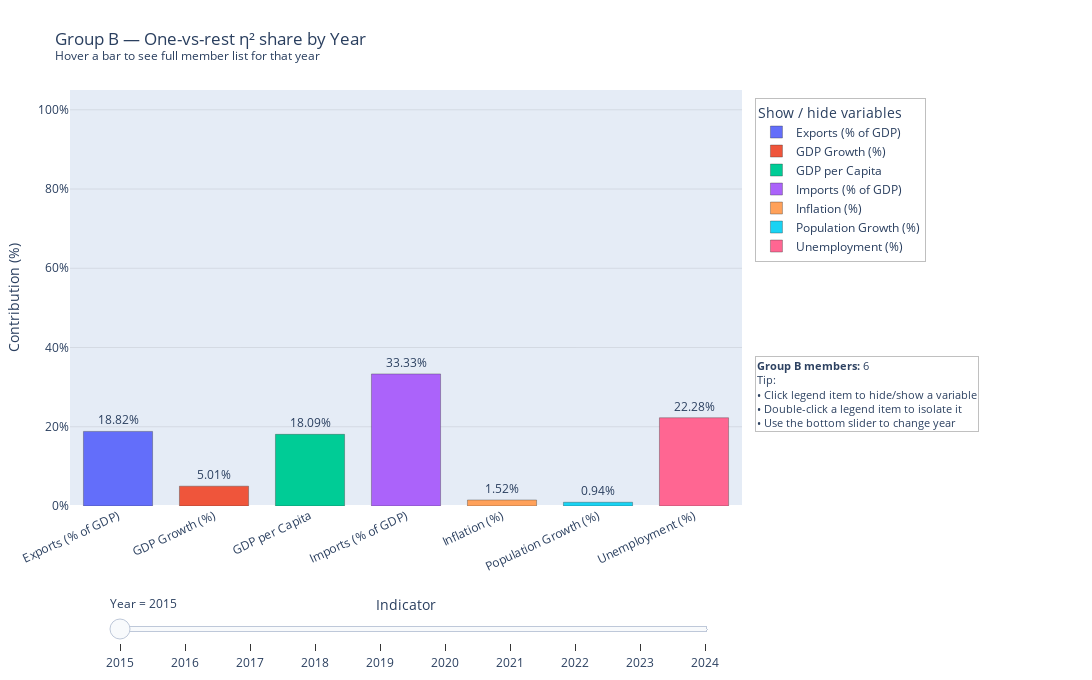

Notebook cell for this chart:
### Code cell
# --- Imports
import os
import numpy as np
import pandas as pd
import plotly.graph_objects as go

# --- Robust path for CSV
CANDIDATES = ["WDI_Grouped.csv", "/mnt/data/WDI_Grouped.csv"]
csv_path = next((p for p in CANDIDATES if os.path.exists(p)), None)
if csv_path is None:
    raise FileNotFoundError("WDI_Grouped.csv not found.")

# --- Load
df = pd.read_csv(csv_path)
assert {"Country Name","Year","Group"}.issubset(df.columns)
df["Year"] = pd.to_numeric(df["Year"], errors="coerce").astype("Int64")

# Indicator mapping
raw_to_label = {
    "Exports_GDP_percent": "Exports (% of GDP)",
    "GDP growth (annual %)": "GDP Growth (%)",
    "GDP_per_capita": "GDP per Capita",
    "Imports_GDP_percent": "Imports (% of GDP)",
    "Inflation, consumer prices (annual %)": "Inflation (%)",
    "Population_growth_percent": "Population Growth (%)",
    "Unemployment, total (% of total labor force) (national estimate)": "Unemployment (%)",
}
ind_cols    = list(raw_to_label.keys())
disp_labels = [raw_to_label[c] for c in ind_cols]

# ---------------------------
# Core metrics (two modes)
# ---------------------------
def one_vs_rest_shares_by_year(dyear: pd.DataFrame, focus_prefix: str):
    """方案A：把Group二值化为 focus vs rest，按二分类算η²后做当年归一化为份额（和=100%）"""
    vals = {}
    for col in ind_cols:
        m = dyear[col].notna() & dyear["Group"].notna()
        if m.sum() < 3:
            vals[col] = np.nan
            continue
        sub = dyear.loc[m, [col, "Group"]].copy()
        sub["bin"] = sub["Group"].astype(str).str.startswith(focus_prefix)
        x = sub[col].astype(float)
        overall = x.mean()
        ss_total = ((x - overall) ** 2).sum()
        if ss_total <= 0 or (~sub["bin"]).sum() == 0 or sub["bin"].sum() == 0:
            vals[col] = np.nan
            continue
        mu1 = x[sub["bin"]].mean()
        mu0 = x[~sub["bin"]].mean()
        n1  = int(sub["bin"].sum())
        n0  = int((~sub["bin"]).sum())
        ss_between = n1 * (mu1 - overall) ** 2 + n0 * (mu0 - overall) ** 2
        vals[col] = float(ss_between / ss_total)

    denom = np.nansum(list(vals.values()))
    shares = {raw_to_label[c]: (vals[c] / denom * 100.0) if (denom > 0 and pd.notna(vals[c])) else np.nan
              for c in ind_cols}
    return shares

def group_share_by_year(dyear: pd.DataFrame, focus_prefix: str):
    """方案B：取聚焦组在各指标上的SSB项，再在当年内对该组7个指标归一化（和=100%）"""
    ssb_focus = {}
    for col in ind_cols:
        m = dyear[col].notna() & dyear["Group"].notna()
        if m.sum() < 3:
            ssb_focus[col] = np.nan
            continue
        x = dyear.loc[m, col].astype(float)
        g = dyear.loc[m, "Group"]
        overall = x.mean()
        part = 0.0
        for glabel, sub in x.groupby(g):
            mu = sub.mean(); n = sub.shape[0]
            term = n * (mu - overall) ** 2
            if str(glabel).startswith(focus_prefix):
                part += term
        ssb_focus[col] = float(part)

    denom = np.nansum(list(ssb_focus.values()))
    shares = {raw_to_label[c]: (ssb_focus[c] / denom * 100.0) if (denom > 0 and pd.notna(ssb_focus[c])) else np.nan
              for c in ind_cols}
    return shares

def compute_shares(df, focus_prefix: str, MODE="one_vs_rest"):
    years = sorted(int(y) for y in df["Year"].dropna().unique())
    rows = []
    for y in years:
        dyear = df[df["Year"] == y]
        if MODE == "one_vs_rest":
            shares = one_vs_rest_shares_by_year(dyear, focus_prefix)
        else:
            shares = group_share_by_year(dyear, focus_prefix)
        for var_label, s in shares.items():
            rows.append({"Year": y, "Variable": var_label, "Share (%)": s})
    return pd.DataFrame(rows)

# ---------------------------
# Helper: group membership text
# ---------------------------
def _wrap_lines(names, per_line=6):
    names = list(names)
    return "<br>".join("; ".join(names[i:i+per_line]) for i in range(0, len(names), per_line)) or "(no members)"

def members_by_year(prefix):
    d = (df[df["Group"].astype(str).str.startswith(prefix, na=False)]
         .groupby("Year")["Country Name"]
         .apply(lambda s: sorted(set(x for x in s.dropna())))
         .to_dict())
    return {y: _wrap_lines(v, 6) for y, v in d.items()}, {y: (len(v) if isinstance(v, list) else 0) for y, v in d.items()}

def build_side_tip(prefix, year, cnt):
    return dict(
        x=1.02, y=0.36, xref="paper", yref="paper", xanchor="left", yanchor="top",
        showarrow=False, align="left",
        text=(f"<b>{prefix} members:</b> {cnt}<br>Tip:<br>"
              "• Click legend item to hide/show a variable<br>"
              "• Double-click a legend item to isolate it<br>"
              "• Use the bottom slider to change year"),
        font=dict(size=11), bgcolor="rgba(255,255,255,0.92)",
        bordercolor="rgba(0,0,0,0.25)", borderwidth=1, opacity=0.98
    )

# ---------------------------
# Figure builder (B or C)
# ---------------------------
def plot_group(prefix="Group B", MODE="one_vs_rest"):
    share_df = compute_shares(df, prefix, MODE=MODE)
    members_text, member_count = members_by_year(prefix)
    years = sorted(share_df["Year"].unique())
    init_year = years[0]

    def _to_text(yval):
        return f"{yval:.2f}%" if (yval is not None and np.isfinite(yval)) else ""

    fig = go.Figure()
    # Initial traces (one bar per variable -> can toggle in legend)
    for var in disp_labels:
        yseries = share_df.loc[(share_df["Year"] == init_year) & (share_df["Variable"] == var), "Share (%)"]
        y_val = float(yseries.iloc[0]) if not yseries.empty and pd.notna(yseries.iloc[0]) else None
        fig.add_trace(go.Bar(
            x=[var], y=[y_val], name=var,
            text=[_to_text(y_val)], textposition="outside", cliponaxis=False,
            customdata=[[init_year, members_text.get(init_year, "(no members)"), member_count.get(init_year, 0)]],
            hovertemplate=(
                "<b>%{x}</b><br>"
                "Year: %{customdata[0]}<br>"
                "One-vs-rest share for "+prefix+": %{y:.2f}%<br><br>"
                "<b>"+prefix+" members (%{customdata[2]})</b>:<br>%{customdata[1]}"
                "<extra></extra>"
            ),
            marker_line=dict(width=1, color="rgba(50,50,50,0.35)")
        ))

    # Frames
    frames = []
    for y in years:
        fdata = []
        for var in disp_labels:
            yseries = share_df.loc[(share_df["Year"] == y) & (share_df["Variable"] == var), "Share (%)"]
            y_val = float(yseries.iloc[0]) if not yseries.empty and pd.notna(yseries.iloc[0]) else None
            fdata.append(go.Bar(
                x=[var], y=[y_val], name=var,
                text=[_to_text(y_val)], textposition="outside", cliponaxis=False,
                customdata=[[y, members_text.get(y, "(no members)"), member_count.get(y, 0)]],
            ))
        frames.append(go.Frame(name=str(y), data=fdata, layout=go.Layout(annotations=[build_side_tip(prefix, y, member_count.get(y, 0))])))
    fig.frames = frames

    # Slider
    steps = [{"args": [[str(y)], {"frame": {"duration": 0, "redraw": True}, "mode": "immediate"}],
              "label": str(y), "method": "animate"} for y in years]
    sliders = [{"active": 0, "yanchor": "top", "xanchor": "left",
                "currentvalue": {"prefix": "Year = "}, "pad": {"t": 36},
                "len": 0.90, "x": 0.06, "y": -0.12, "steps": steps}]

    title_mode = "One-vs-rest η² share" if MODE=="one_vs_rest" else f"{prefix} SSB-share across indicators"
    fig.update_layout(
        title=(f"{prefix} — {title_mode} by Year"
               "<br><sup>Hover a bar to see full member list for that year</sup>"),
        xaxis_title="Indicator",
        yaxis_title=("Contribution (%)"),
        xaxis=dict(title_standoff=26, tickangle=-25, automargin=True),
        yaxis=dict(range=[0, 105], ticksuffix="%", gridcolor="rgba(0,0,0,0.08)"),
        bargap=0.28,
        width=1100, height=680,
        margin=dict(l=70, r=350, t=90, b=160),
        sliders=sliders,
        legend=dict(
            title="Show / hide variables",
            orientation="v", yanchor="top", y=0.98, xanchor="left", x=1.02,
            bgcolor="rgba(255,255,255,0.92)", bordercolor="rgba(0,0,0,0.25)", borderwidth=1,
            itemclick="toggle", itemdoubleclick="toggleothers", font=dict(size=12),
        ),
        hoverlabel=dict(align="left"),
        uniformtext_mode="hide", uniformtext_minsize=9,
        annotations=[build_side_tip(prefix, init_year, member_count.get(init_year, 0))]
    )
    fig.show()

# 运行：分别画 B 和 C
MODE = "one_vs_rest"   # 或 "group_share"
plot_group(prefix="Group B", MODE=MODE)
# plot_group(prefix="Group C", MODE=MODE)

### Figure 1 — Plotly figure (JSON) as saved in the notebook; plotly's stock layout.template omitted (floating-point values rounded to 4 significant figures)
{"data": [{"cliponaxis": false, "customdata": [[2015, "Cambodia; Japan; Korea, Dem. People's Rep.; Lao PDR; Mongolia; New Caledonia", 6]], "hovertemplate": "<b>%{x}</b><br>Year: %{customdata[0]}<br>One-vs-rest share for Group B: %{y:.2f}%<br><br><b>Group B members (%{customdata[2]})</b>:<br>%{customdata[1]}<extra></extra>", "marker": {"line": {"color": "rgba(50,50,50,0.35)", "width": 1}}, "name": "Exports (% of GDP)", "text": ["18.82%"], "textposition": "outside", "type": "bar", "x": ["Exports (% of GDP)"], "y": [18.82]}, {"cliponaxis": false, "customdata": [[2015, "Cambodia; Japan; Korea, Dem. People's Rep.; Lao PDR; Mongolia; New Caledonia", 6]], "hovertemplate": "<b>%{x}</b><br>Year: %{customdata[0]}<br>One-vs-rest share for Group B: %{y:.2f}%<br><br><b>Group B members (%{customdata[2]})</b>:<br>%{customdata[1]}<extra></extra>", "marker": {"line": {"color": "rgba(50,50,50,0.35)", "width": 1}}, "name": "GDP Growth (%)", "text": ["5.01%"], "textposition": "outside", "type": "bar", "x": ["GDP Growth (%)"], "y": [5.011]}, {"cliponaxis": false, "customdata": [[2015, "Cambodia; Japan; Korea, Dem. People's Rep.; Lao PDR; Mongolia; New Caledonia", 6]], "hovertemplate": "<b>%{x}</b><br>Year: %{customdata[0]}<br>One-vs-rest share for Group B: %{y:.2f}%<br><br><b>Group B members (%{customdata[2]})</b>:<br>%{customdata[1]}<extra></extra>", "marker": {"line": {"color": "rgba(50,50,50,0.35)", "width": 1}}, "name": "GDP per Capita", "text": ["18.09%"], "textposition": "outside", "type": "bar", "x": ["GDP per Capita"], "y": [18.09]}, {"cliponaxis": false, "customdata": [[2015, "Cambodia; Japan; Korea, Dem. People's Rep.; Lao PDR; Mongolia; New Caledonia", 6]], "hovertemplate": "<b>%{x}</b><br>Year: %{customdata[0]}<br>One-vs-rest share for Group B: %{y:.2f}%<br><br><b>Group B members (%{customdata[2]})</b>:<br>%{customdata[1]}<extra></extra>", "marker": {"line": {"color": "rgba(50,50,50,0.35)", "width": 1}}, "name": "Imports (% of GDP)", "text": ["33.33%"], "textposition": "outside", "type": "bar", "x": ["Imports (% of GDP)"], "y": [33.33]}, {"cliponaxis": false, "customdata": [[2015, "Cambodia; Japan; Korea, Dem. People's Rep.; Lao PDR; Mongolia; New Caledonia", 6]], "hovertemplate": "<b>%{x}</b><br>Year: %{customdata[0]}<br>One-vs-rest share for Group B: %{y:.2f}%<br><br><b>Group B members (%{customdata[2]})</b>:<br>%{customdata[1]}<extra></extra>", "marker": {"line": {"color": "rgba(50,50,50,0.35)", "width": 1}}, "name": "Inflation (%)", "text": ["1.52%"], "textposition": "outside", "type": "bar", "x": ["Inflation (%)"], "y": [1.522]}, {"cliponaxis": false, "customdata": [[2015, "Cambodia; Japan; Korea, Dem. People's Rep.; Lao PDR; Mongolia; New Caledonia", 6]], "hovertemplate": "<b>%{x}</b><br>Year: %{customdata[0]}<br>One-vs-rest share for Group B: %{y:.2f}%<br><br><b>Group B members (%{customdata[2]})</b>:<br>%{customdata[1]}<extra></extra>", "marker": {"line": {"color": "rgba(50,50,50,0.35)", "width": 1}}, "name": "Population Growth (%)", "text": ["0.94%"], "textposition": "outside", "type": "bar", "x": ["Population Growth (%)"], "y": [0.9443]}, {"cliponaxis": false, "customdata": [[2015, "Cambodia; Japan; Korea, Dem. People's Rep.; Lao PDR; Mongolia; New Caledonia", 6]], "hovertemplate": "<b>%{x}</b><br>Year: %{customdata[0]}<br>One-vs-rest share for Group B: %{y:.2f}%<br><br><b>Group B members (%{customdata[2]})</b>:<br>%{customdata[1]}<extra></extra>", "marker": {"line": {"color": "rgba(50,50,50,0.35)", "width": 1}}, "name": "Unemployment (%)", "text": ["22.28%"], "textposition": "outside", "type": "bar", "x": ["Unemployment (%)"], "y": [22.28]}], "layout": {"annotations": [{"align": "left", "bgcolor": "rgba(255,255,255,0.92)", "bordercolor": "rgba(0,0,0,0.25)", "borderwidth": 1, "font": {"size": 11}, "opacity": 0.98, "showarrow": false, "text": "<b>Group B members:</b> 6<br>Tip:<br>• Click legend item to hide/show a variable<br>• Double-click a legend item to isolate it<br>• Use the bottom slider to change year", "x": 1.02, "xanchor": "left", "xref": "paper", "y": 0.36, "yanchor": "top", "yref": "paper"}], "bargap": 0.28, "height": 680, "hoverlabel": {"align": "left"}, "legend": {"bgcolor": "rgba(255,255,255,0.92)", "bordercolor": "rgba(0,0,0,0.25)", "borderwidth": 1, "font": {"size": 12}, "itemclick": "toggle", "itemdoubleclick": "toggleothers", "orientation": "v", "title": {"text": "Show / hide variables"}, "x": 1.02, "xanchor": "left", "y": 0.98, "yanchor": "top"}, "margin": {"b": 160, "l": 70, "r": 350, "t": 90}, "sliders": [{"active": 0, "currentvalue": {"prefix": "Year = "}, "len": 0.9, "pad": {"t": 36}, "steps": [{"args": [["2015"], {"frame": {"duration": 0, "redraw": true}, "mode": "immediate"}], "label": "2015", "method": "animate"}, {"args": [["2016"], {"frame": {"duration": 0, "redraw": true}, "mode": "immediate"}], "label": "2016", "method": "animate"}, {"args": [["2017"], {"frame": {"duration": 0, "redraw": true}, "mode": "immediate"}], "label": "2017", "method": "animate"}, {"args": [["2018"], {"frame": {"duration": 0, "redraw": true}, "mode": "immediate"}], "label": "2018", "method": "animate"}, {"args": [["2019"], {"frame": {"duration": 0, "redraw": true}, "mode": "immediate"}], "label": "2019", "method": "animate"}, {"args": [["2020"], {"frame": {"duration": 0, "redraw": true}, "mode": "immediate"}], "label": "2020", "method": "animate"}, {"args": [["2021"], {"frame": {"duration": 0, "redraw": true}, "mode": "immediate"}], "label": "2021", "method": "animate"}, {"args": [["2022"], {"frame": {"duration": 0, "redraw": true}, "mode": "immediate"}], "label": "2022", "method": "animate"}, {"args": [["2023"], {"frame": {"duration": 0, "redraw": true}, "mode": "immediate"}], "label": "2023", "method": "animate"}, {"args": [["2024"], {"frame": {"duration": 0, "redraw": true}, "mode": "immediate"}], "label": "2024", "method": "animate"}], "x": 0.06, "xanchor": "left", "y": -0.12, "yanchor": "top"}], "title": {"text": "Group B — One-vs-rest η² share by Year<br><sup>Hover a bar to see full member list for that year</sup>"}, "uniformtext": {"minsize": 9, "mode": "hide"}, "width": 1100, "xaxis": {"automargin": true, "tickangle": -25, "title": {"standoff": 26, "text": "Indicator"}}, "yaxis": {"gridcolor": "rgba(0,0,0,0.08)", "range": [0, 105], "ticksuffix": "%", "title": {"text": "Contribution (%)"}}}}
